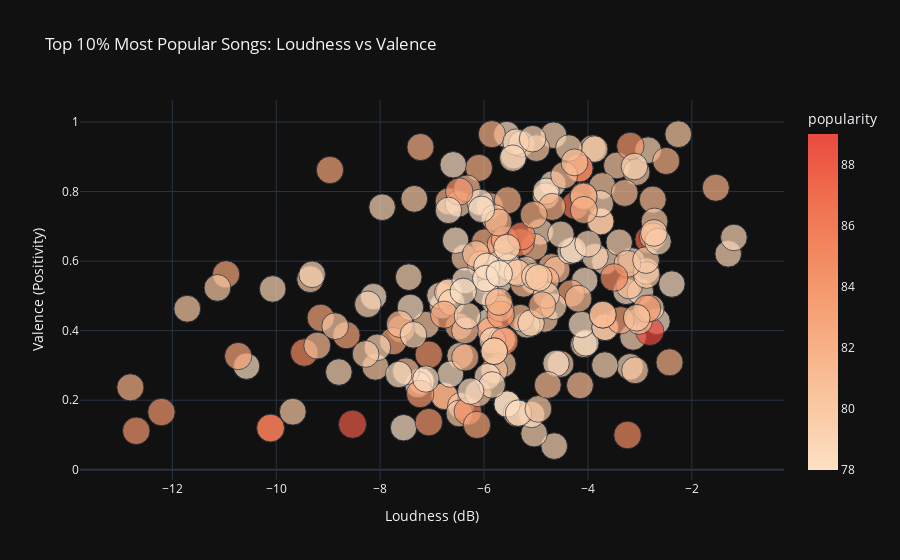
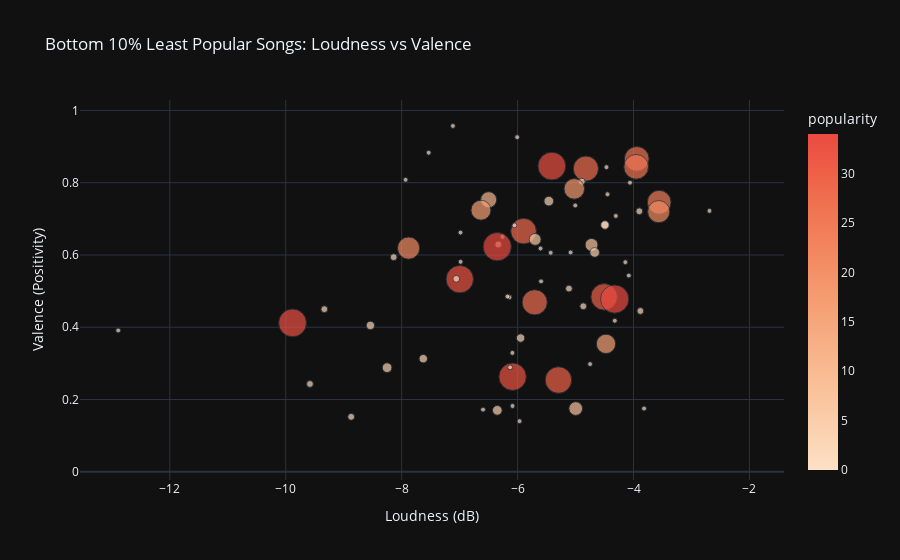

Source (notebook cell) for these figures, in order:
### Code cell
# 3. Show the plots
fig_top.show()
fig_bottom.show()

### Figure 1 — Plotly figure (JSON) as saved in the notebook; plotly's stock layout.template omitted (floating-point values rounded to 4 significant figures; data arrays with more than 128 entries replaced by an {"elided": "..."} marker saying what was removed)
{"data": [{"hovertemplate": "<b>%{hovertext}</b><br><br>Loudness (dB)=%{x}<br>Valence (Positivity)=%{y}<br>popularity=%{marker.color}<extra></extra>", "hovertext": {"elided": "236 str values"}, "legendgroup": "", "marker": {"color": {"elided": "236 int values"}, "coloraxis": "coloraxis", "size": {"elided": "236 int values"}, "sizemode": "area", "sizeref": 0.2225, "symbol": "circle"}, "mode": "markers", "name": "", "orientation": "v", "showlegend": false, "type": "scatter", "x": {"elided": "236 float values"}, "xaxis": "x", "y": {"elided": "236 float values"}, "yaxis": "y"}], "layout": {"coloraxis": {"colorbar": {"title": {"text": "popularity"}}, "colorscale": [[0, "rgb(253, 224, 197)"], [0.1667, "rgb(250, 203, 166)"], [0.3333, "rgb(248, 181, 139)"], [0.5, "rgb(245, 158, 114)"], [0.6667, "rgb(242, 133, 93)"], [0.8333, "rgb(239, 106, 76)"], [1, "rgb(235, 74, 64)"]]}, "legend": {"itemsizing": "constant", "tracegroupgap": 0}, "title": {"text": "Top 10% Most Popular Songs: Loudness vs Valence"}, "xaxis": {"anchor": "y", "domain": [0, 1], "title": {"text": "Loudness (dB)"}}, "yaxis": {"anchor": "x", "domain": [0, 1], "title": {"text": "Valence (Positivity)"}}}}

### Figure 2 — Plotly figure (JSON) as saved in the notebook; plotly's stock layout.template omitted (floating-point values rounded to 4 significant figures; data arrays with more than 128 entries replaced by an {"elided": "..."} marker saying what was removed)
{"data": [{"hovertemplate": "<b>%{hovertext}</b><br><br>Loudness (dB)=%{x}<br>Valence (Positivity)=%{y}<br>popularity=%{marker.color}<extra></extra>", "hovertext": {"elided": "200 str values"}, "legendgroup": "", "marker": {"color": {"elided": "200 int values"}, "coloraxis": "coloraxis", "size": {"elided": "200 int values"}, "sizemode": "area", "sizeref": 0.085, "symbol": "circle"}, "mode": "markers", "name": "", "orientation": "v", "showlegend": false, "type": "scatter", "x": {"elided": "200 float values"}, "xaxis": "x", "y": {"elided": "200 float values"}, "yaxis": "y"}], "layout": {"coloraxis": {"colorbar": {"title": {"text": "popularity"}}, "colorscale": [[0, "rgb(253, 224, 197)"], [0.1667, "rgb(250, 203, 166)"], [0.3333, "rgb(248, 181, 139)"], [0.5, "rgb(245, 158, 114)"], [0.6667, "rgb(242, 133, 93)"], [0.8333, "rgb(239, 106, 76)"], [1, "rgb(235, 74, 64)"]]}, "legend": {"itemsizing": "constant", "tracegroupgap": 0}, "title": {"text": "Bottom 10% Least Popular Songs: Loudness vs Valence"}, "xaxis": {"anchor": "y", "domain": [0, 1], "title": {"text": "Loudness (dB)"}}, "yaxis": {"anchor": "x", "domain": [0, 1], "title": {"text": "Valence (Positivity)"}}}}
